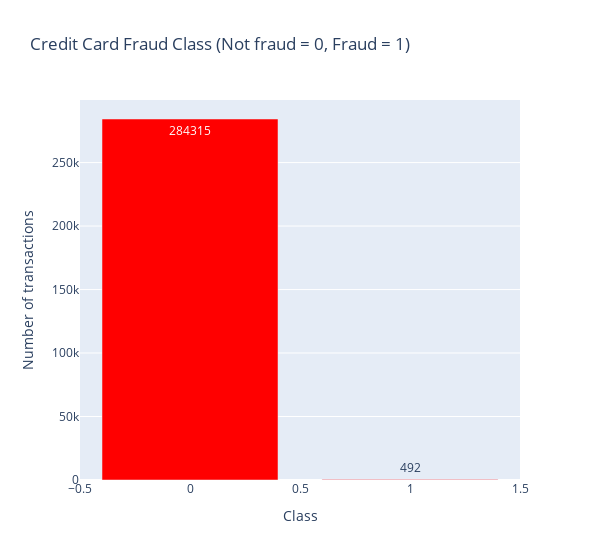

The code cell stored with this chart in its notebook:
### Code cell
temp = dataset["Class"].value_counts()
df = pd.DataFrame({'Class': temp.index,'values': temp.values})

trace = go.Bar(
    x = df['Class'],y = df['values'],
    name="Credit Card Fraud Class - data unbalance (Not fraud = 0, Fraud = 1)",
    marker=dict(color="Red"),
    text=df['values']
)
data = [trace]
layout = dict(title = 'Credit Card Fraud Class (Not fraud = 0, Fraud = 1)',
          xaxis = dict(title = 'Class', showticklabels=True), 
          yaxis = dict(title = 'Number of transactions'),
          hovermode = 'closest',width=600
         )
fig = dict(data=data, layout=layout)
iplot(fig, filename='class')

### Figure 1 — Plotly figure (JSON) as saved in the notebook; plotly's stock layout.template omitted (floating-point values rounded to 4 significant figures)
{"data": [{"marker": {"color": "Red"}, "name": "Credit Card Fraud Class - data unbalance (Not fraud = 0, Fraud = 1)", "text": ["284315", "492"], "type": "bar", "x": [0, 1], "y": [284315, 492]}], "layout": {"hovermode": "closest", "title": {"text": "Credit Card Fraud Class (Not fraud = 0, Fraud = 1)"}, "width": 600, "xaxis": {"showticklabels": true, "title": {"text": "Class"}}, "yaxis": {"title": {"text": "Number of transactions"}}}}
